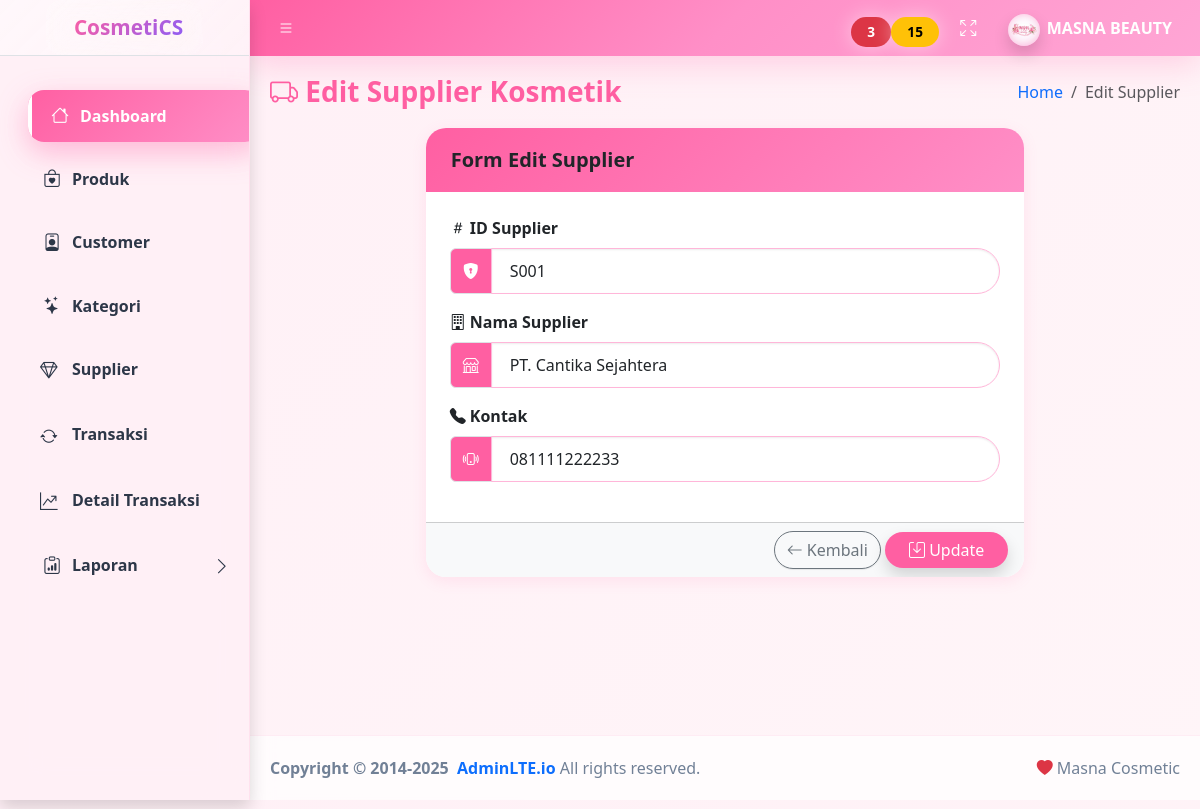
/dashboard.php?menu=editsupplier&id_supplier=S001 (signed in), run on the app's committed database.
### tables this page shows
CREATE TABLE `supplier` (
  `id_supplier` varchar(10) NOT NULL,
  `nama_supplier` varchar(100) NOT NULL,
  `kontak` varchar(50) NOT NULL
);

### form/supplier/editsupplier.php (the view, shortened to what this page needs)
<main class="app-main">
<div class="app-content-header">
  <div class="container-fluid">
    <div class="row align-items-center">
      <div class="col-sm-6">
        <h3 class="mb-0 fw-bold text-pink">
          <i class="bi bi-truck"></i> Edit Supplier Kosmetik
        </h3>
      </div>
      <div class="col-sm-6">
        <ol class="breadcrumb float-sm-end">
          <li class="breadcrumb-item"><a href="dashboard.php">Home</a></li>
          <li class="breadcrumb-item active">Edit Supplier</li>
        </ol>
      </div>
    </div>
  </div>
</div>
<div class="app-content">
  <div class="container-fluid">
    <div class="row justify-content-center">
      <div class="col-md-8">
        <div class="card card-cosmetic">
          <div class="card-header header-cosmetic">
            <h5 class="mb-0 fw-semibold">
              <i class="bi bi-box-seam-heart"></i> Form Edit Supplier
            </h5>
          </div>
          <?php
          include "koneksi.php";
          $id_supplier = $_GET['id_supplier'];
          $sql  = mysqli_query($koneksi,"SELECT * FROM supplier WHERE id_supplier='$id_supplier'");
          $data = mysqli_fetch_assoc($sql);
          ?>
          <form method="post" action="form/supplier/simpan_editsupplier.php">
            <div class="card-body px-4 py-4">
              <label class="form-label fw-semibold">
                <i class="bi bi-hash"></i> ID Supplier
              </label>
              <div class="input-group mb-3">
                <span class="input-group-text bg-pink text-white">
                  <i class="bi bi-shield-lock-fill"></i>
                </span>
                <input type="text" name="id_supplier"
                       class="form-control form-control-cosmetic"
                       value="<?= $data['id_supplier'] ?>" >
              </div>
              <label class="form-label fw-semibold">
                <i class="bi bi-building"></i> Nama Supplier
              </label>
              <div class="input-group mb-3">
                <span class="input-group-text bg-pink text-white">
                  <i class="bi bi-shop"></i>
                </span>
                <input type="text" name="nama_supplier"
                       class="form-control form-control-cosmetic"
                       value="<?= $data['nama_supplier'] ?>" required>
              </div>
              <label class="form-label fw-semibold">
                <i class="bi bi-telephone-fill"></i> Kontak
              </label>
              <div class="input-group mb-3">
                <span class="input-group-text bg-pink text-white">
                  <i class="bi bi-phone-vibrate"></i>
                </span>
                <input type="text" name="kontak"
                       class="form-control form-control-cosmetic"
                       value="<?= $data['kontak'] ?>" required>
              </div>
            </div>
            <div class="card-footer bg-light text-end">
              <a href="dashboard.php?menu=supplier"
                 class="btn btn-outline-secondary rounded-pill">
                <i class="bi bi-arrow-left"></i> Kembali
              </a>
              <button type="submit"
                      class="btn btn-pink rounded-pill px-4 shadow">
                <i class="bi bi-save"></i> Update
              </button>
            </div>
          </form>
        </div>
      </div>
    </div>
  </div>
</div>
</main>

### dashboard.php (style rules this page uses)
:root { --pink-primary: #ff5fa2; --pink-secondary: #ff8fc7; --pink-light: #fff0f6; --pink-dark: #ff2f8a; --purple: #8b5cf6; --text-dark: #2d3748; --text-muted: #718096; --border-radius: 20px; --shadow-sm: 0 4px 15px rgba(255,95,162,.12); --shadow-md: 0 10px 30px rgba(255,95,162,.2); --shadow-lg: 0 20px 50px rgba(255,95,162,.3); --transition: all .4s cubic-bezier(.4,0,.2,1); }
body { background: linear-gradient(135deg, #fff0f6 0%, #fff5f8 100%); font-family: 'Segoe UI', system-ui, -apple-system, sans-serif; color: var(--text-dark); }
.card { border: none !important; border-radius: var(--border-radius) !important; box-shadow: var(--shadow-sm) !important; transition: var(--transition) !important; overflow: hidden; background: #fff; }
.card-header { background: linear-gradient(135deg, #ff5fa2 0%, #ff8fc7 100%); color: #fff; border: none !important; padding: 20px 25px; font-weight: 700; font-size: 1.1rem; }
.app-main, .card, .small-box { animation: fadeInUp .6s ease-out; }
.app-main { animation-delay: .1s; }

### form/supplier/editsupplier.php (style rules this page uses)
:root { --pink:#ff5fa2; --pink-soft:#fff0f6; }
.text-pink { color:var(--pink); }
.card-cosmetic { border:none; border-radius:22px; box-shadow:0 15px 35px rgba(255,95,162,.25); }
.header-cosmetic { background:linear-gradient(135deg,#ff5fa2,#ff8fc7); color:#fff; border-radius:22px 22px 0 0; }
.form-control-cosmetic { border-radius:30px; padding:10px 18px; border:1px solid #ffb6d9; }
.bg-pink { background:#ff5fa2; }
.btn-pink { background:#ff5fa2; color:#fff; border:none; }

### data on the page
supplier: id_supplier "S001", nama_supplier "PT. Cantika Sejahtera", kontak "081111222233"
